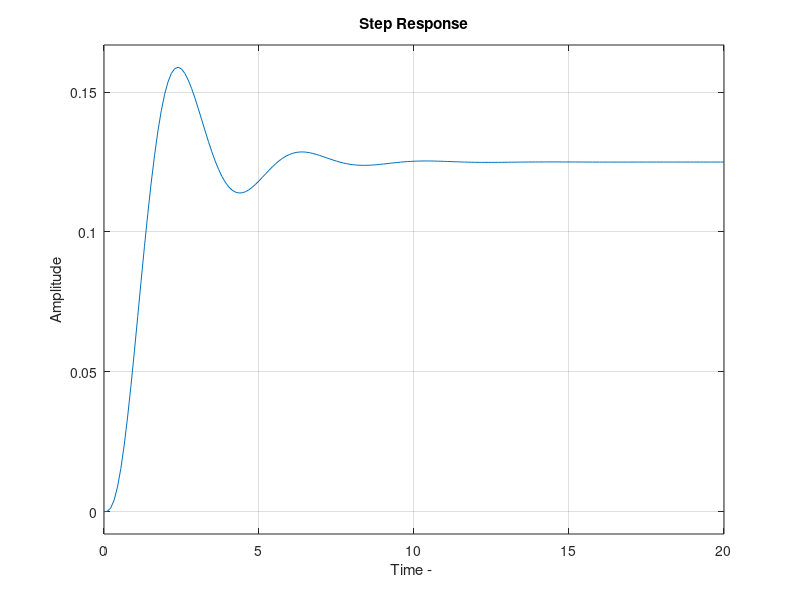

MATLAB code to generate this figure: (Note: this script raises an error after producing the figure.)
%% Part2

x=linspace(0,6*pi(),500);
y1 = exp(-x).*(sin(x)).^2;
y2 = exp(-x).*(cos(x)).^2;


plot(x, y1);
title('exp(-x)sin(x)^2');
xlabel('X Value');
ylabel('Y value');
pause

plot(x,y2); 
title('exp(-x)cos(x)^2');
xlabel('X Value');
ylabel('Y value');
pause

plot(x,y1,'r',x,y2,'g');
title('Graph Comparison');
xlabel('X Value');
ylabel('Y value');
legend('exp(-x)sin(x)^2','exp(-x)cos(x)^2');
pause

%% Part 3

num = [1];
den = [1,4,6,8];
T = tf(num,den)
step(T);
title('Step Response');
xlabel('Time - ');
ylabel('Amplitude');
pause

%% Part 4

syms s;
F = (2*s+1)/(3*s^3+4*s^2+20*s);
ilaplace(F)

%% Part 5

[t,y1] = ode45(@deriv,[0,10],[0,0,0]);

plot(t,y1(:,1),'b');
title('Position of mass');
xlabel('Time - [s]');
ylabel('Displacement- [m]');
pause

plot(t,y1(:,2),'r');
title('Velocity of mass');
xlabel('Time - [s]');
ylabel('Velocity - [m/s]');
pause

clear all
clc

%% Function Definitions 

function XDOT = deriv(t,X)
    % System Parameters

    % Rename states
    x = X(1); xd = X(2); xdd = X(3);

    % Initiate forcing function
    f = 1;

    % write the non-trivial equations using nice names
    xddd = f - 4*xdd - 6*xd - 8*x;

    XDOT = [ xd; xdd; xddd] ;  %return the derivative values
end

